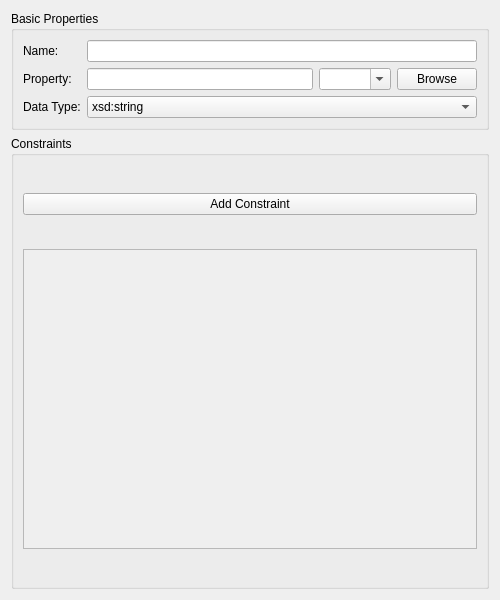
<?xml version="1.0" encoding="UTF-8"?>
<ui version="4.0">
 <class>PropertyEditor</class>
 <widget class="QWidget" name="PropertyEditor">
  <property name="geometry">
   <rect>
    <x>0</x>
    <y>0</y>
    <width>500</width>
    <height>600</height>
   </rect>
  </property>
  <layout class="QVBoxLayout" name="mainLayout">
   <item>
    <widget class="QGroupBox" name="basicGroup">
     <property name="title">
      <string>Basic Properties</string>
     </property>
     <layout class="QFormLayout" name="basicLayout">
      <item row="0" column="0">
       <widget class="QLabel" name="nameLabel">
        <property name="text">
         <string>Name:</string>
        </property>
       </widget>
      </item>
      <item row="0" column="1">
       <widget class="QLineEdit" name="name_edit"/>
      </item>
      <item row="1" column="0">
       <widget class="QLabel" name="propertyLabel">
        <property name="text">
         <string>Property:</string>
        </property>
       </widget>
      </item>
      <item row="1" column="1">
       <layout class="QHBoxLayout" name="pathLayout">
        <item>
         <widget class="QLineEdit" name="path_edit"/>
        </item>
        <item>
         <widget class="QComboBox" name="path_combo">
          <property name="editable">
           <bool>true</bool>
          </property>
         </widget>
        </item>
        <item>
         <widget class="QPushButton" name="browse_btn">
          <property name="text">
           <string>Browse</string>
          </property>
          <property name="toolTip">
           <string>Browse ontologies for properties</string>
          </property>
          <property name="maximumSize">
           <size>
            <width>80</width>
            <height>16777215</height>
           </size>
          </property>
         </widget>
        </item>
       </layout>
      </item>
      <item row="2" column="0">
       <widget class="QLabel" name="datatypeLabel">
        <property name="text">
         <string>Data Type:</string>
        </property>
       </widget>
      </item>
      <item row="2" column="1">
       <widget class="QComboBox" name="datatype_combo">
        <item>
         <property name="text">
          <string>xsd:string</string>
         </property>
        </item>
        <item>
         <property name="text">
          <string>xsd:integer</string>
         </property>
        </item>
        <item>
         <property name="text">
          <string>xsd:decimal</string>
         </property>
        </item>
        <item>
         <property name="text">
          <string>xsd:boolean</string>
         </property>
        </item>
        <item>
         <property name="text">
          <string>xsd:date</string>
         </property>
        </item>
        <item>
         <property name="text">
          <string>xsd:anyURI</string>
         </property>
        </item>
        <item>
         <property name="text">
          <string>xsd:email</string>
         </property>
        </item>
       </widget>
      </item>
     </layout>
    </widget>
   </item>
   <item>
    <widget class="QGroupBox" name="constraintsGroup">
     <property name="title">
      <string>Constraints</string>
     </property>
     <layout class="QVBoxLayout" name="constraintsLayout">
      <item>
       <widget class="QPushButton" name="add_constraint_btn">
        <property name="text">
         <string>Add Constraint</string>
        </property>
       </widget>
      </item>
      <item>
       <widget class="QScrollArea" name="constraints_scroll">
        <property name="widgetResizable">
         <bool>true</bool>
        </property>
        <property name="maximumSize">
         <size>
          <width>16777215</width>
          <height>300</height>
         </size>
        </property>
        <widget class="QWidget" name="constraints_widget">
         <layout class="QVBoxLayout" name="constraintsLayoutInner"/>
        </widget>
       </widget>
      </item>
     </layout>
    </widget>
   </item>
  </layout>
 </widget>
 <resources/>
 <connections/>
</ui>
